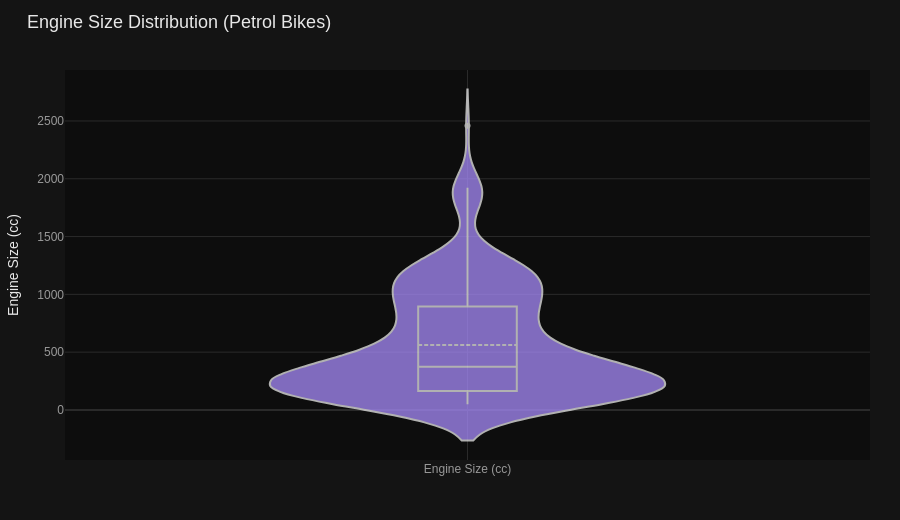

Notebook source saved alongside this figure:
### Markdown cell above
### 5. ENGINE SIZE DISTRIBUTION — Violin Plot (Petrol only)

### Code cell
petrol_df = df[df['Bike_Type'] == 'Petrol'].dropna(subset=['Engine_val'])

fig5 = go.Figure(go.Violin(
    y=petrol_df['Engine_val'],
    box_visible=True,
    meanline_visible=True,
    fillcolor='#A78BFA',
    line_color='#E8E8E8',
    opacity=0.75,
    name='Engine Size (cc)',
    hovertemplate='Engine Size: %{y:.1f} cc<extra></extra>',
))
fig5.update_layout(**base_layout('Engine Size Distribution (Petrol Bikes)'))
fig5.update_yaxes(title='Engine Size (cc)')
all_figs.append(('5. Engine Size Violin', fig5))
fig5.show()

### Figure 1 — Plotly figure (JSON) as saved in the notebook; plotly's stock layout.template omitted (floating-point values rounded to 4 significant figures; data arrays with more than 128 entries replaced by an {"elided": "..."} marker saying what was removed)
{"data": [{"box": {"visible": true}, "fillcolor": "#A78BFA", "hovertemplate": "Engine Size: %{y:.1f} cc<extra></extra>", "line": {"color": "#E8E8E8"}, "meanline": {"visible": true}, "name": "Engine Size (cc)", "opacity": 0.75, "type": "violin", "y": {"elided": "314 float values"}}], "layout": {"font": {"color": "#E8E8E8", "family": "Poppins, sans-serif", "size": 12}, "height": 520, "legend": {"bgcolor": "rgba(0,0,0,0)", "bordercolor": "#2a2a2a", "font": {"color": "#E8E8E8", "size": 11}}, "margin": {"b": 60, "l": 60, "r": 30, "t": 70}, "paper_bgcolor": "#141414", "plot_bgcolor": "#0D0D0D", "title": {"font": {"color": "#E8E8E8", "family": "Poppins, sans-serif", "size": 18}, "text": "Engine Size Distribution (Petrol Bikes)", "x": 0.03, "y": 0.97}, "xaxis": {"gridcolor": "#2a2a2a", "tickfont": {"color": "#999999"}, "zerolinecolor": "#2a2a2a"}, "yaxis": {"gridcolor": "#2a2a2a", "tickfont": {"color": "#999999"}, "title": {"text": "Engine Size (cc)"}, "zerolinecolor": "#2a2a2a"}}}
